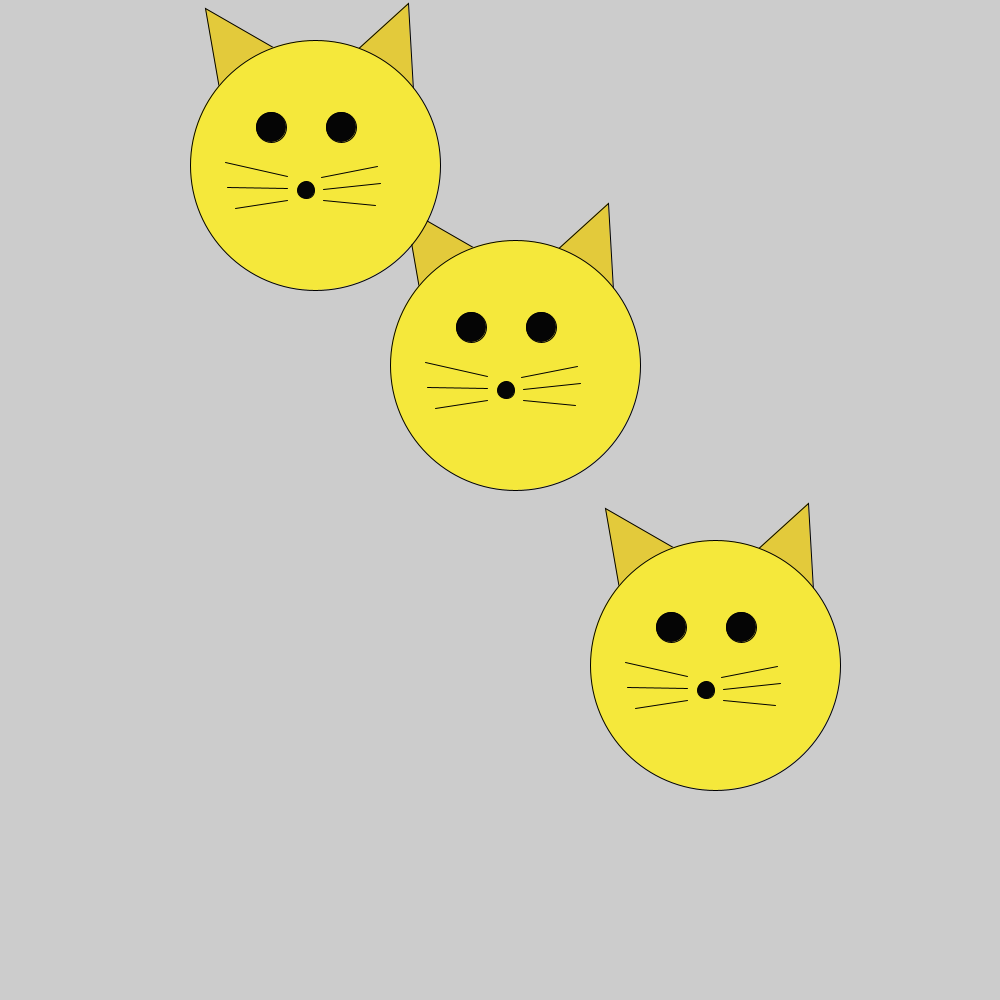
Frame 1 (no input)
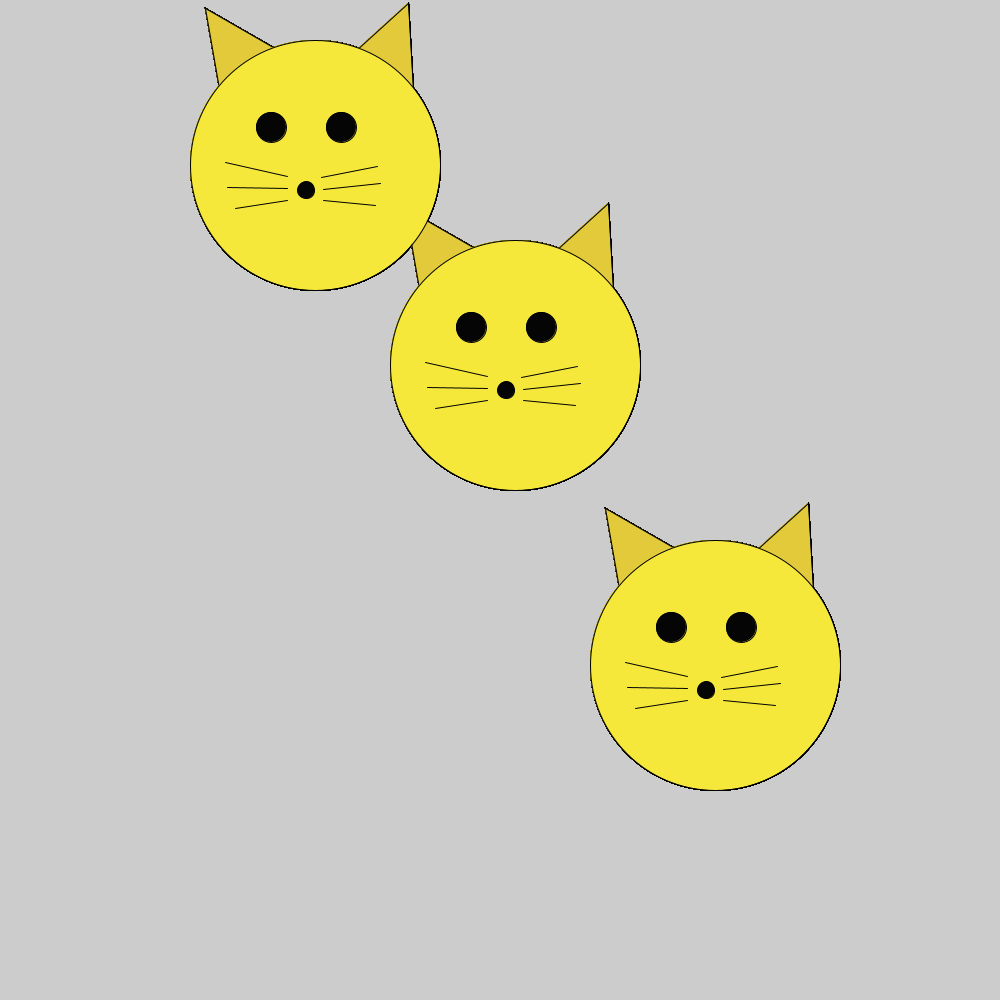
Frame 60 (the mouse pressed at the canvas centre just before this capture)
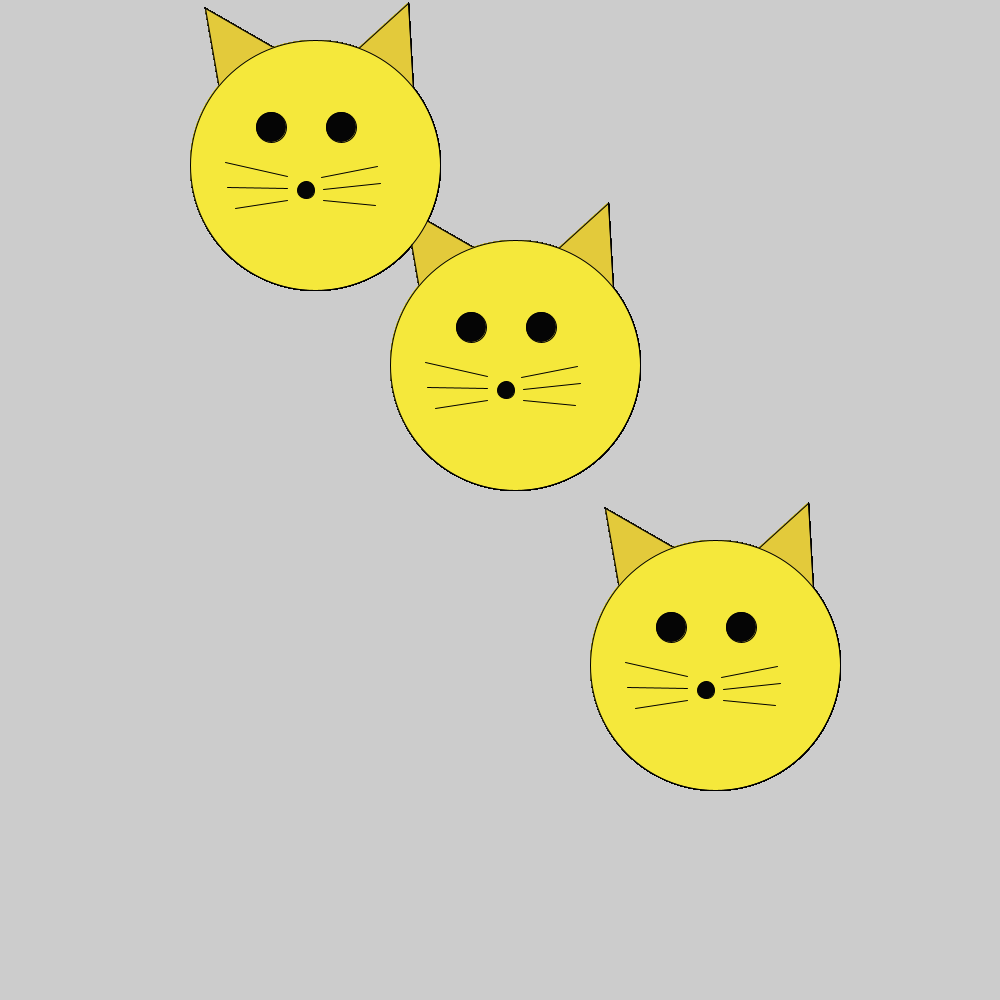
Frame 120 (the mouse held since frame 60 and released just before this capture)

The Processing sketch that drew these frames (run headless with seeded random() and noise(); from frame 60 on, the mouse is pressed at the canvas centre):

// Processing sketch: functions_exercise
// ── functions_exercise.pde
void setup (){
  size(1000, 1000);
}

void draw() {
  translate(500,500);
  cat();
  
  translate(200, 300);
  cat();
  
  translate(-400, -500);
  cat();
}

void cat() {
  push();
  translate(-500, -500);
   fill(227, 202, 59);
   triangle(420,294, 478, 250, 405, 208); // cat ear 1 left
   triangle(554, 252, 613, 290, 608, 203); // cat ear 2 right
   fill(245, 232, 59);
   circle(515, 365, 250); // main cat face
   fill(5,5,5);
   circle(471, 327, 30); // left cat eye
   circle(541, 327, 30); // right cat eye
   circle(506, 390, 17); // cat nose
   //wiskers
   line(425, 362, 487, 376); 
   line(427, 387, 487, 388);
   line(435, 408, 487, 400);
   line(521, 377, 577 ,366);
   line(523, 389, 580, 383);
   line(523,400, 575, 405);
  pop();
}
